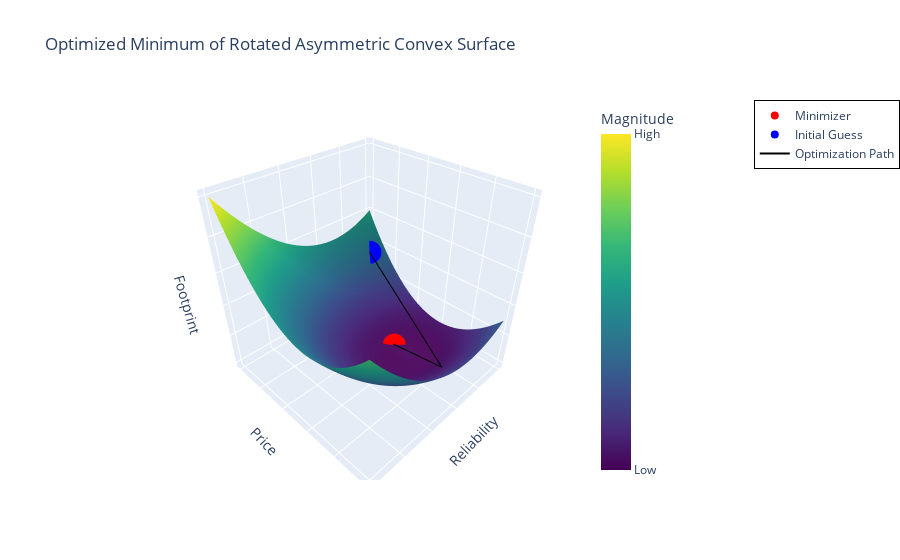

The cell this chart's notebook holds for it:
### Code cell
import numpy as np
import casadi as ca
import plotly.graph_objects as go

# User-defined inputs
x_lower = float(input("Enter lower bound for x: "))
x_upper = float(input("Enter upper bound for x: "))
y_lower = float(input("Enter lower bound for y: "))
y_upper = float(input("Enter upper bound for y: "))

initial_x = float(input("Enter initial guess for x: "))
initial_y = float(input("Enter initial guess for y: "))

# Validate initial guess
if not (x_lower <= initial_x <= x_upper):
    raise ValueError(f"Initial guess for x ({initial_x}) is out of bounds [{x_lower}, {x_upper}]")
if not (y_lower <= initial_y <= y_upper):
    raise ValueError(f"Initial guess for y ({initial_y}) is out of bounds [{y_lower}, {y_upper}]")

# Define the function in CasADi
x = ca.SX.sym("x")
y = ca.SX.sym("y")

# Surface building
x_rotated = 10 - x  # Rotation along a vertical axis
z = (x_rotated - 7)**2 + 1.5 * (y - 6)**2  # Minimum at (x=7, y=6)
z += ca.exp(-0.8 * ((x_rotated - 7)**2 + (y - 6)**2)) * 4

# Define the optimization problem
f = ca.Function("f", [x, y], [z])  # Define function

# Define optimization variables
opt_variables = ca.vertcat(x, y)

# Compute gradient and convert to a function
grad = ca.gradient(z, opt_variables)
grad_func = ca.Function("grad_func", [x, y], [grad])

# Armijo backtracking for step size selection
def armijo_backtracking(x_k, y_k, grad_x, grad_y, alpha=1.0, beta=0.5, sigma=1e-4):
    while f(x_k - alpha * grad_x, y_k - alpha * grad_y).full().flatten()[0] > \
          f(x_k, y_k).full().flatten()[0] - sigma * alpha * (grad_x**2 + grad_y**2):
        alpha *= beta
    return alpha

# Gradient Descent with Armijo Backtracking
x_k, y_k = initial_x, initial_y
trajectory = [(x_k, y_k, f(x_k, y_k).full().flatten()[0])]
for _ in range(50):  # Maximum iterations
    grad_vals = grad_func(x_k, y_k).full().flatten()
    step_size = armijo_backtracking(x_k, y_k, grad_vals[0], grad_vals[1])
    x_k -= step_size * grad_vals[0]
    y_k -= step_size * grad_vals[1]
    trajectory.append((x_k, y_k, f(x_k, y_k).full().flatten()[0]))
    if np.linalg.norm(grad_vals) < 1e-6:
        break

# Extract the optimization path
trajectory_x, trajectory_y, trajectory_z = zip(*trajectory)

# Generate grid data for visualization
x_values = np.linspace(x_lower, x_upper, 100)
y_values = np.linspace(y_lower, y_upper, 100)
X, Y = np.meshgrid(x_values, y_values)
Z = np.zeros_like(X)
for i in range(X.shape[0]):
    for j in range(X.shape[1]):
        Z[i, j] = f(X[i, j], Y[i, j]).full().flatten()[0]

# Normalize Z for color display from Low to High
Z_min, Z_max = Z.min(), Z.max()
norm_Z = (Z - Z_min) / (Z_max - Z_min)

# Create an interactive 3D surface plot
fig = go.Figure(
    data=[
        go.Surface(
            x=X, y=Y, z=norm_Z,
            colorscale='Viridis',
            colorbar=dict(
                title="Magnitude",
                tickvals=[0, 1],
                ticktext=["Low", "High"],
                x=0.8  # <--- Shift colorbar to the left
            )
        )
    ]
)

# Plot the found minimum point (red dot)
fig.add_trace(go.Scatter3d(
    x=[trajectory_x[-1]],
    y=[trajectory_y[-1]],
    z=[(trajectory_z[-1] - Z_min) / (Z_max - Z_min)],
    mode='markers',
    marker=dict(size=8, color='red'),
    name='Minimizer',
    showlegend=True
))

# Plot the initial guess (blue dot)
fig.add_trace(go.Scatter3d(
    x=[initial_x],
    y=[initial_y],
    z=[(f(initial_x, initial_y).full().flatten()[0] - Z_min) / (Z_max - Z_min)],
    mode='markers',
    marker=dict(size=8, color='blue'),
    name='Initial Guess',
    showlegend=True
))

# Plot the path of the optimization
fig.add_trace(go.Scatter3d(
    x=trajectory_x,
    y=trajectory_y,
    z=[(z - Z_min) / (Z_max - Z_min) for z in trajectory_z],
    mode='lines',
    line=dict(color='black', width=2),
    name='Optimization Path',
    showlegend=True
))

# Layout 
fig.update_layout(
    title="Optimized Minimum of Rotated Asymmetric Convex Surface",
    margin=dict(l=0, r=100),  # Increase right margin so legend fits well
    scene=dict(
        xaxis_title="Reliability",
        yaxis_title="Price",
        zaxis_title="Footprint",
        xaxis=dict(showticklabels=False),
        yaxis=dict(showticklabels=False),
        zaxis=dict(showticklabels=False)
    ),
    legend=dict(
        x=1.02,       # Move legend further to the right
        y=1.0,        # Align to top
        xanchor='left',
        yanchor='top',
        bgcolor="rgba(255,255,255,0.7)",
        bordercolor="black",
        borderwidth=1
    )
)

fig.show()

### Figure 1 — Plotly figure (JSON) as saved in the notebook; plotly's stock layout.template omitted (floating-point values rounded to 4 significant figures; data arrays with more than 128 entries replaced by an {"elided": "..."} marker saying what was removed)
{"data": [{"colorbar": {"ticktext": ["Low", "High"], "tickvals": [0, 1], "title": {"text": "Magnitude"}, "x": 0.8}, "colorscale": [[0, "#440154"], [0.1111, "#482878"], [0.2222, "#3e4989"], [0.3333, "#31688e"], [0.4444, "#26828e"], [0.5556, "#1f9e89"], [0.6667, "#35b779"], [0.7778, "#6ece58"], [0.8889, "#b5de2b"], [1, "#fde725"]], "type": "surface", "x": {"elided": "100x100 float values"}, "y": {"elided": "100x100 float values"}, "z": {"elided": "100x100 float values"}}, {"marker": {"color": "red", "size": 8}, "mode": "markers", "name": "Minimizer", "showlegend": true, "type": "scatter3d", "x": [3.0], "y": [5.027], "z": [0.005879]}, {"marker": {"color": "blue", "size": 8}, "mode": "markers", "name": "Initial Guess", "showlegend": true, "type": "scatter3d", "x": [1], "y": [1], "z": [0.3868]}, {"line": {"color": "black", "width": 2}, "mode": "lines", "name": "Optimization Path", "showlegend": true, "type": "scatter3d", "x": [1, 3.0, 3.0, 3.0, 3.0, 3.0, 3.0, 3.0, 3.0, 3.0, 3.0, 3.0], "y": [1, 8.5, 4.804, 5.092, 5.022, 5.028, 5.027, 5.027, 5.027, 5.027, 5.027, 5.027], "z": [0.3868, 0.06676, 0.007114, 0.005971, 0.00588, 0.005879, 0.005879, 0.005879, 0.005879, 0.005879, 0.005879, 0.005879]}], "layout": {"legend": {"bgcolor": "rgba(255,255,255,0.7)", "bordercolor": "black", "borderwidth": 1, "x": 1.02, "xanchor": "left", "y": 1, "yanchor": "top"}, "margin": {"l": 0, "r": 100}, "scene": {"xaxis": {"showticklabels": false, "title": {"text": "Reliability"}}, "yaxis": {"showticklabels": false, "title": {"text": "Price"}}, "zaxis": {"showticklabels": false, "title": {"text": "Footprint"}}}, "title": {"text": "Optimized Minimum of Rotated Asymmetric Convex Surface"}}}
